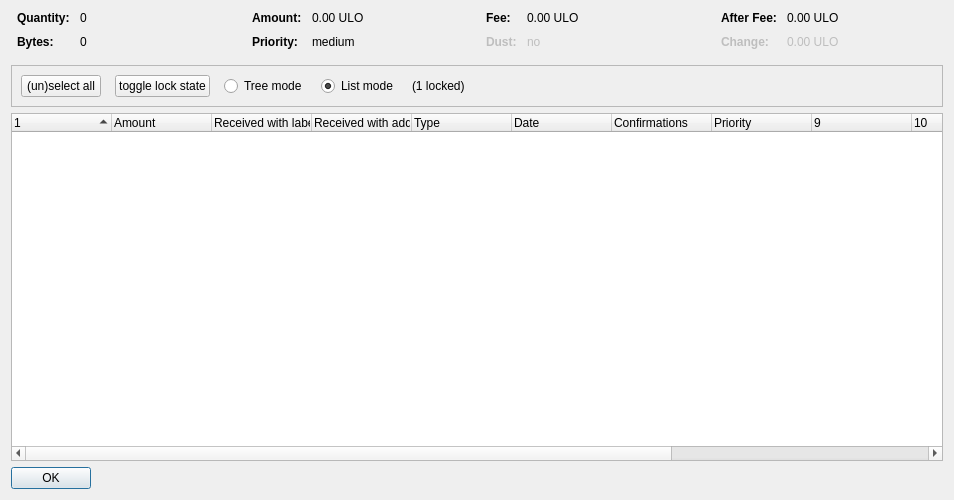
<?xml version="1.0" encoding="UTF-8"?>
<ui version="4.0">
 <class>CoinControlDialog</class>
 <widget class="QDialog" name="CoinControlDialog">
  <property name="geometry">
   <rect>
    <x>0</x>
    <y>0</y>
    <width>954</width>
    <height>500</height>
   </rect>
  </property>
  <property name="windowTitle">
   <string>Coin Selection</string>
  </property>
  <layout class="QVBoxLayout" name="verticalLayout">
   <item>
    <layout class="QHBoxLayout" name="horizontalLayoutTop" stretch="0,0,0,0">
     <property name="topMargin">
      <number>0</number>
     </property>
     <property name="bottomMargin">
      <number>10</number>
     </property>
     <item>
      <layout class="QFormLayout" name="formLayoutCoinControl1">
       <property name="horizontalSpacing">
        <number>10</number>
       </property>
       <property name="verticalSpacing">
        <number>10</number>
       </property>
       <property name="leftMargin">
        <number>6</number>
       </property>
       <property name="rightMargin">
        <number>6</number>
       </property>
       <item row="0" column="0">
        <widget class="QLabel" name="labelCoinControlQuantityText">
         <property name="font">
          <font>
           <weight>75</weight>
           <bold>true</bold>
          </font>
         </property>
         <property name="text">
          <string>Quantity:</string>
         </property>
        </widget>
       </item>
       <item row="0" column="1">
        <widget class="QLabel" name="labelCoinControlQuantity">
         <property name="cursor">
          <cursorShape>IBeamCursor</cursorShape>
         </property>
         <property name="contextMenuPolicy">
          <enum>Qt::ActionsContextMenu</enum>
         </property>
         <property name="text">
          <string notr="true">0</string>
         </property>
         <property name="textInteractionFlags">
          <set>Qt::LinksAccessibleByMouse|Qt::TextSelectableByKeyboard|Qt::TextSelectableByMouse</set>
         </property>
        </widget>
       </item>
       <item row="1" column="0">
        <widget class="QLabel" name="labelCoinControlBytesText">
         <property name="font">
          <font>
           <weight>75</weight>
           <bold>true</bold>
          </font>
         </property>
         <property name="text">
          <string>Bytes:</string>
         </property>
        </widget>
       </item>
       <item row="1" column="1">
        <widget class="QLabel" name="labelCoinControlBytes">
         <property name="cursor">
          <cursorShape>IBeamCursor</cursorShape>
         </property>
         <property name="contextMenuPolicy">
          <enum>Qt::ActionsContextMenu</enum>
         </property>
         <property name="text">
          <string notr="true">0</string>
         </property>
         <property name="textInteractionFlags">
          <set>Qt::LinksAccessibleByMouse|Qt::TextSelectableByKeyboard|Qt::TextSelectableByMouse</set>
         </property>
        </widget>
       </item>
      </layout>
     </item>
     <item>
      <layout class="QFormLayout" name="formLayoutCoinControl2">
       <property name="horizontalSpacing">
        <number>10</number>
       </property>
       <property name="verticalSpacing">
        <number>10</number>
       </property>
       <property name="leftMargin">
        <number>6</number>
       </property>
       <property name="rightMargin">
        <number>6</number>
       </property>
       <item row="0" column="0">
        <widget class="QLabel" name="labelCoinControlAmountText">
         <property name="font">
          <font>
           <weight>75</weight>
           <bold>true</bold>
          </font>
         </property>
         <property name="text">
          <string>Amount:</string>
         </property>
        </widget>
       </item>
       <item row="0" column="1">
        <widget class="QLabel" name="labelCoinControlAmount">
         <property name="cursor">
          <cursorShape>IBeamCursor</cursorShape>
         </property>
         <property name="contextMenuPolicy">
          <enum>Qt::ActionsContextMenu</enum>
         </property>
         <property name="text">
          <string notr="true">0.00 ULO</string>
         </property>
         <property name="textInteractionFlags">
          <set>Qt::LinksAccessibleByMouse|Qt::TextSelectableByKeyboard|Qt::TextSelectableByMouse</set>
         </property>
        </widget>
       </item>
       <item row="1" column="0">
        <widget class="QLabel" name="labelCoinControlPriorityText">
         <property name="font">
          <font>
           <weight>75</weight>
           <bold>true</bold>
          </font>
         </property>
         <property name="text">
          <string>Priority:</string>
         </property>
        </widget>
       </item>
       <item row="1" column="1">
        <widget class="QLabel" name="labelCoinControlPriority">
         <property name="cursor">
          <cursorShape>IBeamCursor</cursorShape>
         </property>
         <property name="contextMenuPolicy">
          <enum>Qt::ActionsContextMenu</enum>
         </property>
         <property name="text">
          <string>medium</string>
         </property>
         <property name="textInteractionFlags">
          <set>Qt::LinksAccessibleByMouse|Qt::TextSelectableByKeyboard|Qt::TextSelectableByMouse</set>
         </property>
        </widget>
       </item>
      </layout>
     </item>
     <item>
      <layout class="QFormLayout" name="formLayoutCoinControl3">
       <property name="horizontalSpacing">
        <number>10</number>
       </property>
       <property name="verticalSpacing">
        <number>10</number>
       </property>
       <property name="leftMargin">
        <number>6</number>
       </property>
       <property name="rightMargin">
        <number>6</number>
       </property>
       <item row="0" column="0">
        <widget class="QLabel" name="labelCoinControlFeeText">
         <property name="font">
          <font>
           <weight>75</weight>
           <bold>true</bold>
          </font>
         </property>
         <property name="text">
          <string>Fee:</string>
         </property>
        </widget>
       </item>
       <item row="0" column="1">
        <widget class="QLabel" name="labelCoinControlFee">
         <property name="cursor">
          <cursorShape>IBeamCursor</cursorShape>
         </property>
         <property name="contextMenuPolicy">
          <enum>Qt::ActionsContextMenu</enum>
         </property>
         <property name="text">
          <string notr="true">0.00 ULO</string>
         </property>
         <property name="textInteractionFlags">
          <set>Qt::LinksAccessibleByMouse|Qt::TextSelectableByKeyboard|Qt::TextSelectableByMouse</set>
         </property>
        </widget>
       </item>
       <item row="1" column="0">
        <widget class="QLabel" name="labelCoinControlLowOutputText">
         <property name="enabled">
          <bool>false</bool>
         </property>
         <property name="font">
          <font>
           <weight>75</weight>
           <bold>true</bold>
          </font>
         </property>
         <property name="text">
          <string>Dust:</string>
         </property>
        </widget>
       </item>
       <item row="1" column="1">
        <widget class="QLabel" name="labelCoinControlLowOutput">
         <property name="enabled">
          <bool>false</bool>
         </property>
         <property name="cursor">
          <cursorShape>IBeamCursor</cursorShape>
         </property>
         <property name="contextMenuPolicy">
          <enum>Qt::ActionsContextMenu</enum>
         </property>
         <property name="text">
          <string>no</string>
         </property>
         <property name="textInteractionFlags">
          <set>Qt::LinksAccessibleByMouse|Qt::TextSelectableByKeyboard|Qt::TextSelectableByMouse</set>
         </property>
        </widget>
       </item>
      </layout>
     </item>
     <item>
      <layout class="QFormLayout" name="formLayoutCoinControl4">
       <property name="horizontalSpacing">
        <number>10</number>
       </property>
       <property name="verticalSpacing">
        <number>10</number>
       </property>
       <property name="leftMargin">
        <number>6</number>
       </property>
       <property name="rightMargin">
        <number>6</number>
       </property>
       <item row="0" column="0">
        <widget class="QLabel" name="labelCoinControlAfterFeeText">
         <property name="font">
          <font>
           <weight>75</weight>
           <bold>true</bold>
          </font>
         </property>
         <property name="text">
          <string>After Fee:</string>
         </property>
        </widget>
       </item>
       <item row="0" column="1">
        <widget class="QLabel" name="labelCoinControlAfterFee">
         <property name="cursor">
          <cursorShape>IBeamCursor</cursorShape>
         </property>
         <property name="contextMenuPolicy">
          <enum>Qt::ActionsContextMenu</enum>
         </property>
         <property name="text">
          <string notr="true">0.00 ULO</string>
         </property>
         <property name="textInteractionFlags">
          <set>Qt::LinksAccessibleByMouse|Qt::TextSelectableByKeyboard|Qt::TextSelectableByMouse</set>
         </property>
        </widget>
       </item>
       <item row="1" column="0">
        <widget class="QLabel" name="labelCoinControlChangeText">
         <property name="enabled">
          <bool>false</bool>
         </property>
         <property name="font">
          <font>
           <weight>75</weight>
           <bold>true</bold>
          </font>
         </property>
         <property name="text">
          <string>Change:</string>
         </property>
        </widget>
       </item>
       <item row="1" column="1">
        <widget class="QLabel" name="labelCoinControlChange">
         <property name="enabled">
          <bool>false</bool>
         </property>
         <property name="cursor">
          <cursorShape>IBeamCursor</cursorShape>
         </property>
         <property name="contextMenuPolicy">
          <enum>Qt::ActionsContextMenu</enum>
         </property>
         <property name="text">
          <string notr="true">0.00 ULO</string>
         </property>
         <property name="textInteractionFlags">
          <set>Qt::LinksAccessibleByMouse|Qt::TextSelectableByKeyboard|Qt::TextSelectableByMouse</set>
         </property>
        </widget>
       </item>
      </layout>
     </item>
    </layout>
   </item>
   <item>
    <widget class="QFrame" name="frame">
     <property name="minimumSize">
      <size>
       <width>0</width>
       <height>40</height>
      </size>
     </property>
     <property name="frameShape">
      <enum>QFrame::StyledPanel</enum>
     </property>
     <property name="frameShadow">
      <enum>QFrame::Sunken</enum>
     </property>
     <layout class="QHBoxLayout" name="horizontalLayout">
      <item>
       <layout class="QHBoxLayout" name="horizontalLayoutPanel" stretch="0,0,0,0,0,0">
        <property name="spacing">
         <number>14</number>
        </property>
        <item>
         <widget class="QPushButton" name="pushButtonSelectAll">
          <property name="sizePolicy">
           <sizepolicy hsizetype="Maximum" vsizetype="Fixed">
            <horstretch>0</horstretch>
            <verstretch>0</verstretch>
           </sizepolicy>
          </property>
          <property name="text">
           <string>(un)select all</string>
          </property>
          <property name="autoDefault">
           <bool>false</bool>
          </property>
         </widget>
        </item>
        <item>
         <widget class="QPushButton" name="pushButtonToggleLock">
          <property name="sizePolicy">
           <sizepolicy hsizetype="Maximum" vsizetype="Fixed">
            <horstretch>0</horstretch>
            <verstretch>0</verstretch>
           </sizepolicy>
          </property>
          <property name="text">
           <string>toggle lock state</string>
          </property>
          <property name="autoDefault">
           <bool>false</bool>
          </property>
         </widget>
        </item>
        <item>
         <widget class="QRadioButton" name="radioTreeMode">
          <property name="sizePolicy">
           <sizepolicy hsizetype="Maximum" vsizetype="Fixed">
            <horstretch>0</horstretch>
            <verstretch>0</verstretch>
           </sizepolicy>
          </property>
          <property name="text">
           <string>Tree mode</string>
          </property>
         </widget>
        </item>
        <item>
         <widget class="QRadioButton" name="radioListMode">
          <property name="sizePolicy">
           <sizepolicy hsizetype="Maximum" vsizetype="Fixed">
            <horstretch>0</horstretch>
            <verstretch>0</verstretch>
           </sizepolicy>
          </property>
          <property name="text">
           <string>List mode</string>
          </property>
          <property name="checked">
           <bool>true</bool>
          </property>
         </widget>
        </item>
        <item>
         <widget class="QLabel" name="labelLocked">
          <property name="text">
           <string>(1 locked)</string>
          </property>
         </widget>
        </item>
        <item>
         <spacer name="horizontalSpacer">
          <property name="orientation">
           <enum>Qt::Horizontal</enum>
          </property>
          <property name="sizeHint" stdset="0">
           <size>
            <width>40</width>
            <height>20</height>
           </size>
          </property>
         </spacer>
        </item>
       </layout>
      </item>
     </layout>
    </widget>
   </item>
   <item>
    <widget class="CoinControlTreeWidget" name="treeWidget">
     <property name="contextMenuPolicy">
      <enum>Qt::CustomContextMenu</enum>
     </property>
     <property name="sortingEnabled">
      <bool>false</bool>
     </property>
     <property name="columnCount">
      <number>13</number>
     </property>
     <attribute name="headerShowSortIndicator" stdset="0">
      <bool>true</bool>
     </attribute>
     <attribute name="headerStretchLastSection">
      <bool>false</bool>
     </attribute>
     <column>
      <property name="text">
       <string/>
      </property>
     </column>
     <column>
      <property name="text">
       <string>Amount</string>
      </property>
     </column>
     <column>
      <property name="text">
       <string>Received with label</string>
      </property>
     </column>
     <column>
      <property name="text">
       <string>Received with address</string>
      </property>
     </column>
     <column>
      <property name="text">
	<string>Type</string>
      </property>
     </column>
     <column>
      <property name="text">	 
       <string>Date</string>
      </property>
     </column>
     <column>
      <property name="text">
       <string>Confirmations</string>
      </property>
      <property name="toolTip">
       <string>Confirmed</string>
      </property>
     </column>
     <column>
      <property name="text">
       <string>Priority</string>
      </property>
     </column>
     <column>
      <property name="text">
       <string/>
      </property>
     </column>
     <column>
      <property name="text">
       <string/>
      </property>
     </column>
     <column>
      <property name="text">
       <string/>
      </property>
     </column>
     <column>
      <property name="text">
       <string/>
      </property>
     </column>
     <column>
      <property name="text">
       <string/>
      </property>
     </column>
    </widget>
   </item>
   <item>
    <widget class="QDialogButtonBox" name="buttonBox">
     <property name="sizePolicy">
      <sizepolicy hsizetype="Maximum" vsizetype="Fixed">
       <horstretch>0</horstretch>
       <verstretch>0</verstretch>
      </sizepolicy>
     </property>
     <property name="orientation">
      <enum>Qt::Horizontal</enum>
     </property>
     <property name="standardButtons">
      <set>QDialogButtonBox::Ok</set>
     </property>
    </widget>
   </item>
  </layout>
 </widget>
 <customwidgets>
  <customwidget>
   <class>CoinControlTreeWidget</class>
   <extends>QTreeWidget</extends>
   <header>coincontroltreewidget.h</header>
  </customwidget>
 </customwidgets>
 <resources/>
 <connections/>
</ui>
